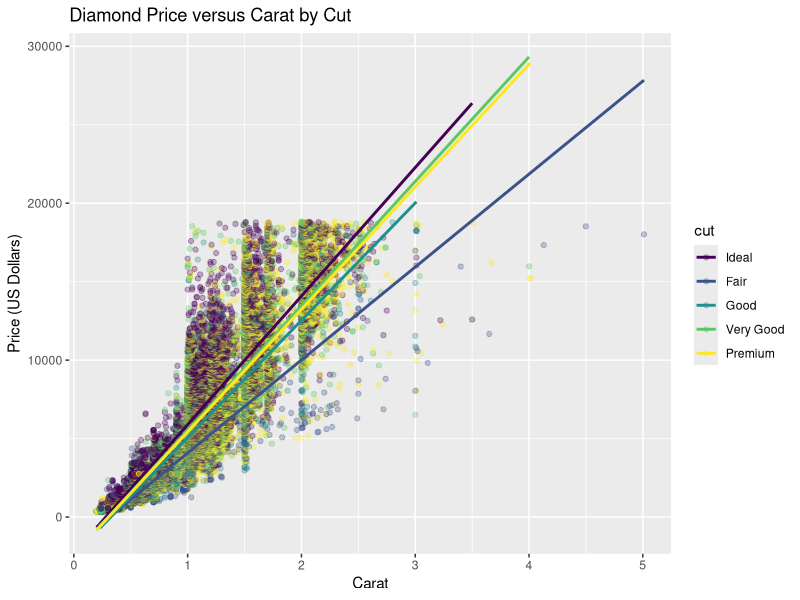
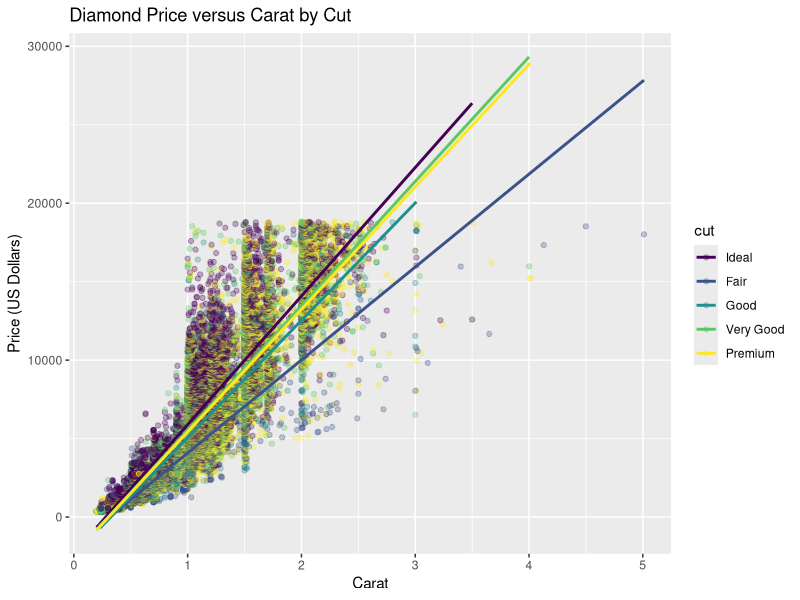

Here is the R script that generated these plots, in order:
# APM1205 – Applied Regression Analysis
# Formative Assessment 4
# Dummy-Variable Regression Using the diamonds Dataset

# Install once if necessary:
# install.packages("ggplot2")

library(ggplot2)

# -----------------------------
# Part A: Exploring and Preparing the Data
# -----------------------------
data(diamonds)

head(diamonds)
str(diamonds)
summary(diamonds)

# The ggplot2 diamonds dataset stores cut as an ordered factor.
# For this assessment, use treatment/dummy coding and select Ideal
# as the reference category.
diamonds$cut <- factor(
  diamonds$cut,
  levels = c("Ideal", "Fair", "Good", "Very Good", "Premium")
)

# Verify the reference level and treatment contrasts:
levels(diamonds$cut)
contrasts(diamonds$cut)

# -----------------------------
# Part B: Constructing Dummy Variables
# -----------------------------
dummy_table <- data.frame(
  Cut = c("Fair", "Good", "Very Good", "Premium", "Ideal"),
  D_Fair = c(1, 0, 0, 0, 0),
  D_Good = c(0, 1, 0, 0, 0),
  D_VeryGood = c(0, 0, 1, 0, 0),
  D_Premium = c(0, 0, 0, 1, 0)
)
dummy_table

# -----------------------------
# Part C: Additive Dummy-Variable Regression
# -----------------------------
model1 <- lm(price ~ carat + cut, data = diamonds)
summary(model1)

# -----------------------------
# Part D: Interaction Between Carat and Cut
# -----------------------------
model2 <- lm(price ~ carat * cut, data = diamonds)
summary(model2)

# Incremental F-test / nested-model ANOVA
anova(model1, model2)

# -----------------------------
# Part E: Visualization
# -----------------------------
p <- ggplot(diamonds, aes(x = carat, y = price, color = cut)) +
  geom_point(alpha = 0.3) +
  geom_smooth(method = "lm", se = FALSE) +
  labs(
    title = "Diamond Price versus Carat by Cut",
    x = "Carat",
    y = "Price (US Dollars)"
  )

p

ggsave(
  filename = "figures/diamond_price_vs_carat_by_cut.png",
  plot = p,
  width = 9,
  height = 6,
  dpi = 300
)
